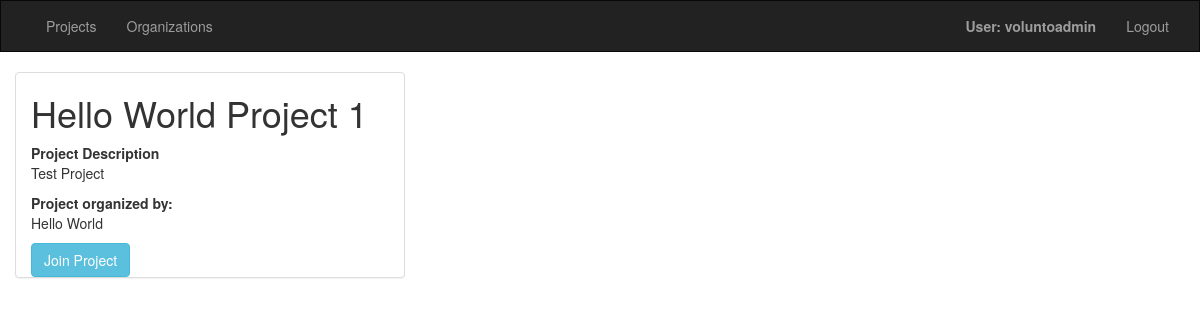
The page /volunto/project/1 (signed in) on the database its author committed.
### volunto/models.py (models this page shows, shortened)
class Project(models.Model):
	projectname = models.CharField("Project Name",max_length=200)
	projdesc = models.CharField("Project Description",max_length=500)
	projectid = models.AutoField(primary_key=True)
	projstatus = models.BooleanField("Project Status", default=False)
	orgname = models.ForeignKey(Organization, on_delete=models.CASCADE, verbose_name="Project Sponsor")

class Organization(models.Model):
	orgname = models.CharField(max_length=200)
	orgdesc = models.TextField(max_length=200)
	orgid = models.AutoField(primary_key=True)
	orgusername = models.CharField(max_length=200)
	orgpw = models.CharField(max_length=30, default="")
	ORG_STATUS = (
		(1, 'Active'),
		(2, 'Inactive'),
		(3, 'In-review')
		)
	orgstat = models.PositiveIntegerField(choices=ORG_STATUS, default=3)
	def __str__(self):
		return self.orgname

### volunto/views.py (the view)
# urls.py: url(r'^project/(?P<pk>\d+)$', views.ProjectDetailView.as_view(), name='project-detail'),
class ProjectDetailView(LoginRequiredMixin,generic.DetailView):
	model = Project
	template_name = "volunto/project_detail.html"

### volunto/templates/volunto/project_detail.html
{% extends "volunto/base_visitor.html" %}
{% block content %}
<div class="container-fluid">
	<div class="panel panel-default col-sm-4 col-md-4">
<h1>{{ project.projectname }}</h1>
<strong>Project Description</strong> <p>{{ project.projdesc }}</p>
<strong>Project organized by:</strong> <p>{{ project.orgname }}</p>
	<a href="{% url 'volunto:create_application' %}" class="btn btn-info" role="button">Join Project</a>
	</div>
</div>
{% endblock %}

### volunto/templates/volunto/base_visitor.html (shortened to what this page needs)
<!DOCTYPE html>
<html lang="en">
<head>
    {% load staticfiles %}
    <link rel="stylesheet" href="https://maxcdn.bootstrapcdn.com/bootstrap/3.3.6/css/bootstrap.min.css">
    <link rel="stylesheet" type="text/css" href="{% static 'volunto/style.css' %}"/>
</head>
<body>
<nav class="navbar navbar-inverse">
    <div class="container-fluid">
        <div class="collapse navbar-collapse" id="topNavBar">
            <ul class="nav navbar-nav">
                {% if user.is_authenticated %}
                  <li><a href="{% url 'volunto:projects' %}">Projects</a></li>
                  <li><a href="{% url 'volunto:organizations' %}">Organizations</a></li>
                {% else %}
                  <li class="{% block register_active %}{% endblock %}"><a href="{% url 'volunto:register' %}">Register</a></li>
                  <li class="{% block login_active %}{% endblock %}"><a href="{% url 'login' %}">Log In</a></li>
                {% endif %}
            </ul>
            <ul class="nav navbar-nav navbar-right">
                {% if user.is_authenticated %}
                 <li><a><strong>User: {{ user.get_username }}</strong></a></li>
                 <li><a href="{% url 'logout'%}?next={{request.path}}">Logout</a></li>
               {% endif %}
            </ul>
        </div>
    </div>
</nav>
{% block content %}
{% endblock %}
</body>
</html>

### volunto/static/volunto/style.css (style rules this page uses)
.navbar { border-radius: 0; }

### rows shown on the page
Project: projectname "Hello World Project 1", projdesc "Test Project", orgname "Hello World"

### other values the page prints
{{ user.get_username }} "voluntoadmin"
